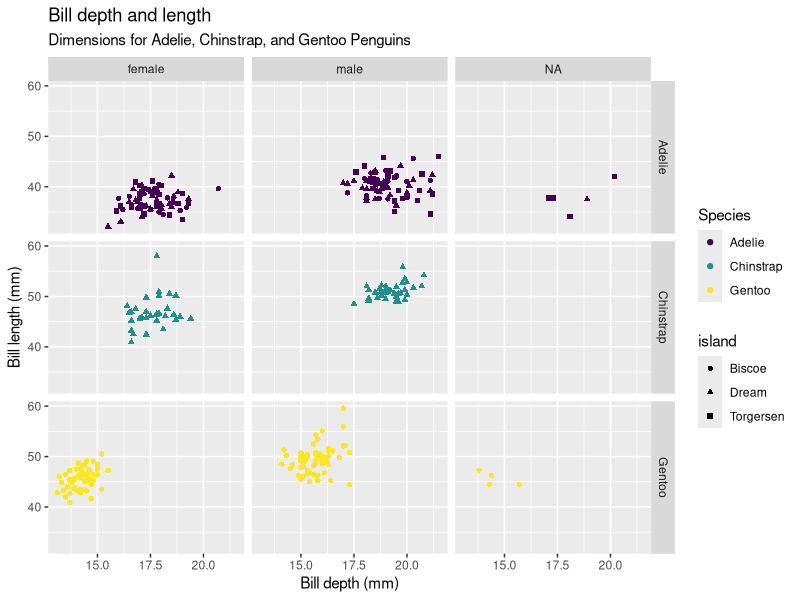

Write the R code that produced this figure.
## ---- chunk 1
library(palmerpenguins)
library(tidyverse)
ggplot(penguins,aes(x = bill_depth_mm, y = bill_length_mm,colour = species, shape  = island)) +
  geom_point() +scale_colour_viridis_d()+
  labs(title = "Bill depth and length",
       subtitle = "Dimensions for Adelie, Chinstrap, and Gentoo Penguins",
       x = "Bill depth (mm)",
       y = "Bill length (mm)",
       colour = "Species" )+facet_grid(species ~ sex)
